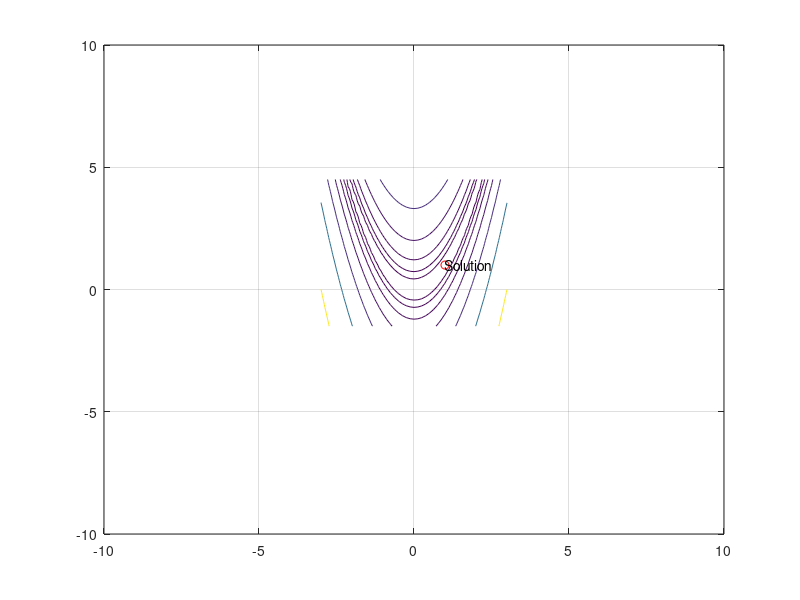

Source code (MATLAB):
function rcont()
% rcont()
% Contour for the Banana Function for optimization with 
%    1. strict restrictions: x must be in the interval [-10 10];
%    2. not-strict restrictions which are described by a system 
%       of inequalities: x(1) must be in the interval [-3 3]
%                        x(2) must be in the interval [-1.5 4.5] .
% 
% Here the starting point of optimization is not in the given region of
% the two-dimensional space. That means restrictions are not satisfied by
% the starting population. However we can achieve the same results as in
% the case the starting population is in the given region.
%
%
% See also:  ROFUN.M

% All Rights Reserved, 
% Revision 3.0, Oct. 1996
% Evolution Strategy Toolbox 1993-96
% To Thanh Binh University of Magdeburg Germany

hold off

xx = [-3:0.125:3]';
yy = [-1.5:0.125:4.5]';
[x1,y1]=meshgrid(xx',yy');
meshd = 100.*(y1-x1.*x1).^2 + (1-x1).^2;

conts = exp(3:20);
contour(xx,yy,meshd,conts)

hold on
plot(1,1,'ro');text(1,1,'Solution');
grid
set(gca,'Xlim',[-10 10],'Ylim', [-10 10])

